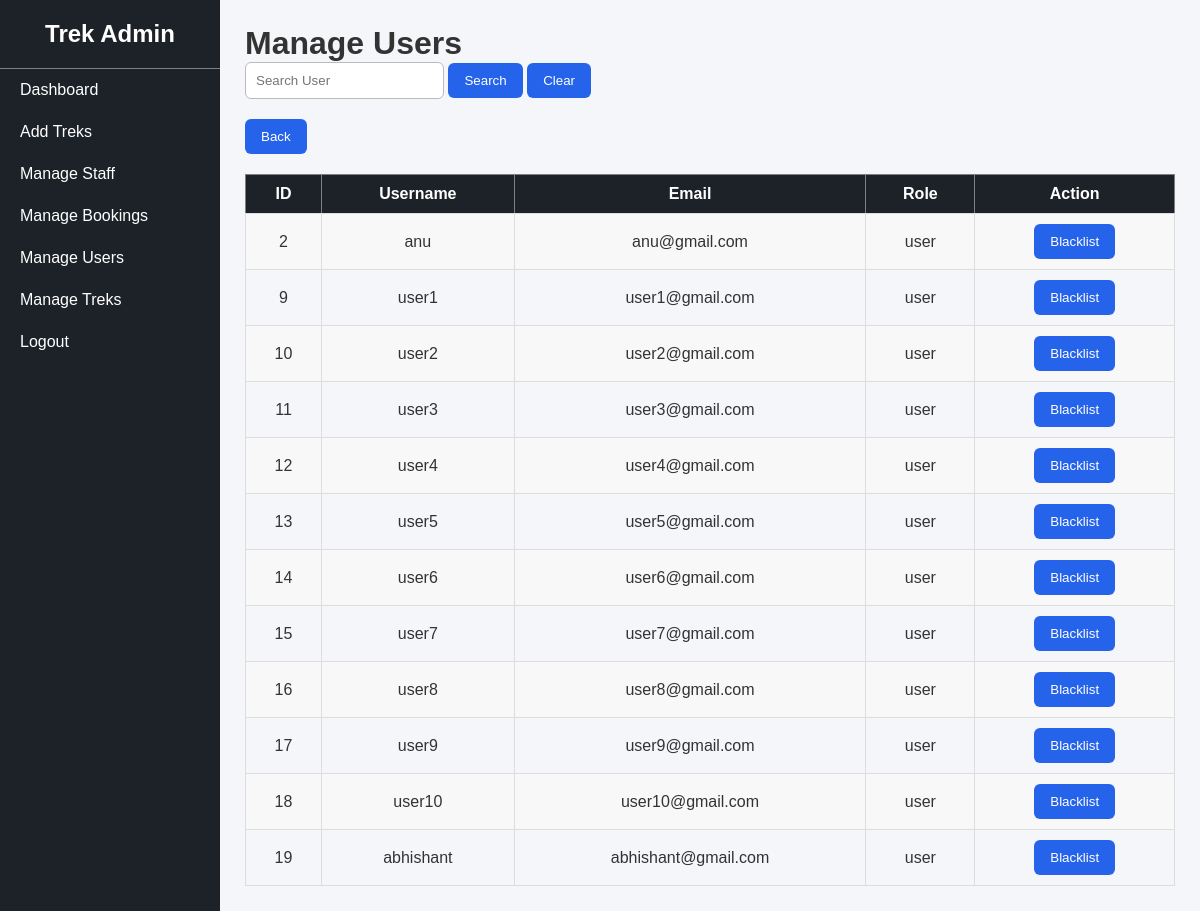
/manage_users (signed in), run on an earlier commit of the app's database.
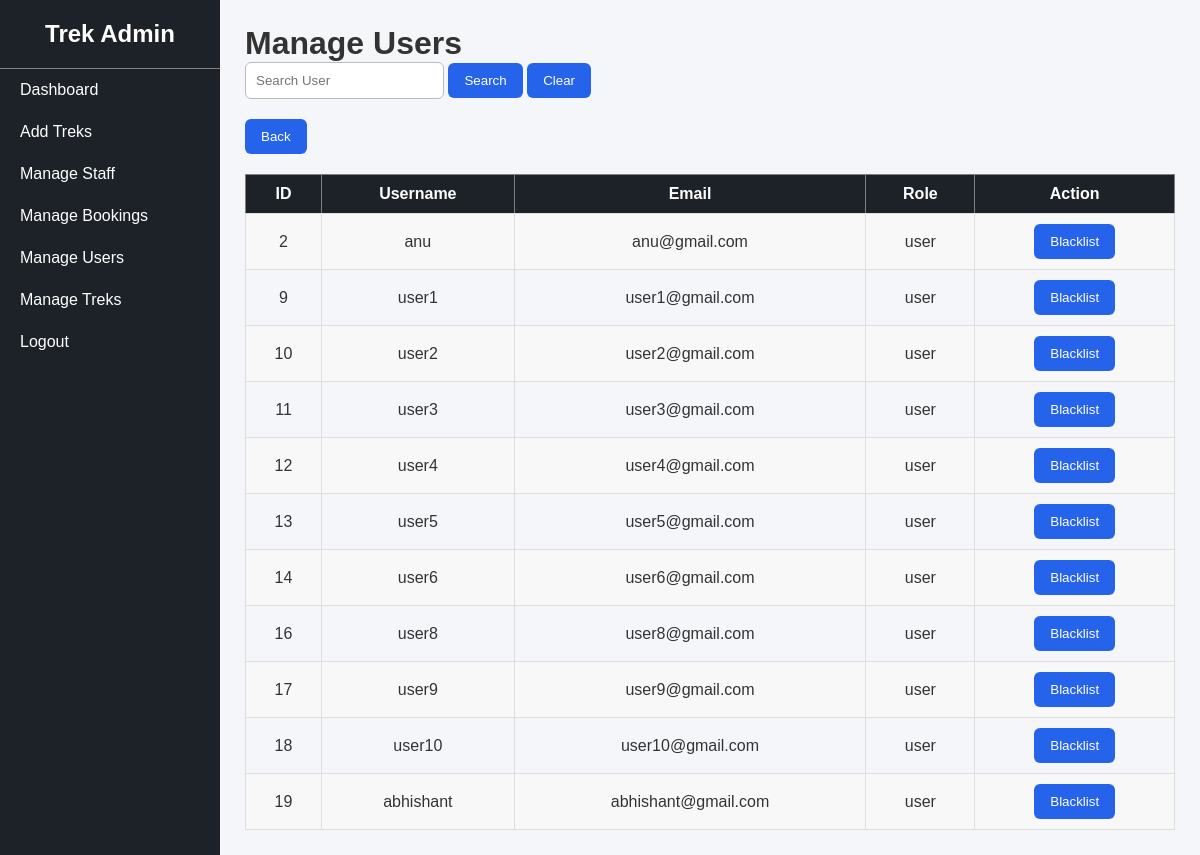
And on a later commit of the database.
### tables this page shows
CREATE TABLE users(
                 id INTEGER PRIMARY KEY AUTOINCREMENT,
                 username TEXT UNIQUE NOT NULL,
                 email TEXT UNIQUE NOT NULL,
                 mobile TEXT UNIQUE,
                 password TEXT NOT NULL,
                 role TEXT NOT NULL DEFAULT 'user');

### app.py (the view)
@app.route("/manage_users")
def manage_users():
    if "user" not in session or session["user"] != "admin":
        return "Access Denied"
    conn = get_db_connnection()
    search = request.args.get("search","")
    if search:
        users = conn.execute("""
                             SELECT * FROM users WHERE username LIKE ? OR id LIKE ?""",("%"+search+"%","%"+search+"%")).fetchall()
    else:
        users = conn.execute(""" SELECT *FROM users where role = "user" """).fetchall()
    conn.close()
    return render_template("manage_users.html", users=users)

### app.py (called while the page is built)
def get_db_connnection():
    conn = sqlite3.connect("database.db")
    conn.row_factory =sqlite3.Row
    return conn

### templates/manage_users.html
{% extends "admin_base.html" %}
{% block content %}
<h1>Manage Users</h1>
<form method="GET">
<input type="text" name="search" placeholder="Search User">
<button class="sbtn"> Search </button>
<a href="/manage_users">
    <button type="button" class="sbtn"> Clear </button>
    </a>
</form>
<a href="/admin_dashboard"><button type="button" class="sbtn" style="margin-top: 20px;">Back</button></a>
<table border="1">
<tr>
    <th>ID</th>
    <th>Username</th>
    <th>Email</th>
    <th>Role</th>
    <th>Action</th>
</tr>
{% for user in users %}
<tr>
<td>{{ user["id"] }}</td>
<td>{{ user["username"] }}</td>
<td>{{ user["email"] }}</td>
<td>{{ user["role"] }}</td>
<td>
    {% if user["role"] != "admin" and user["role"] != "blacklisted" %}
        <a href="/blacklist_user/{{ user['id'] }}">
            <button type="button" class="sbtn">Blacklist</button>
        </a>
    {% else %}
        {{ user["role"] }}
    {% endif %}
</td>
</tr>
{% endfor %}
</table>
{% endblock %}

What changed in the data, as far as the page shows it:
no longer on this page (row edited): users: id "15", username "user7", email "user7@gmail.com", role "user"
